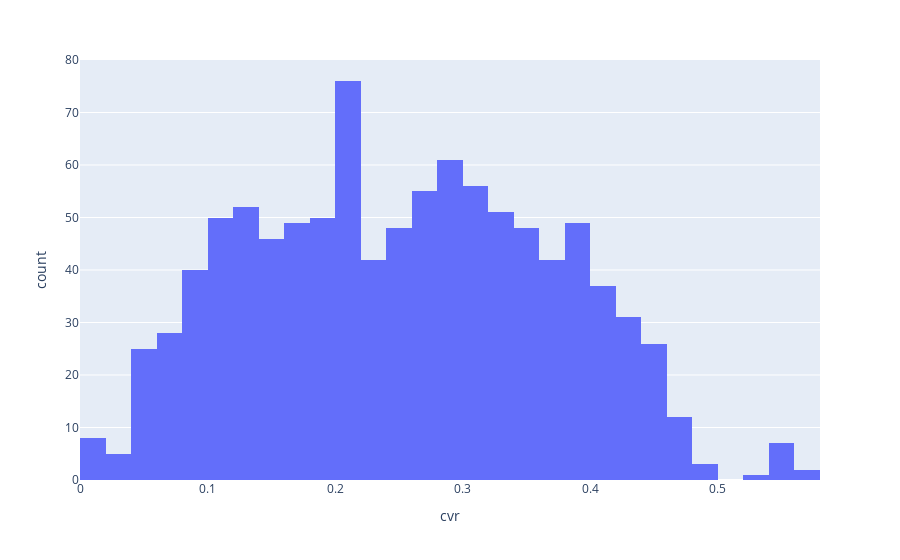

Write notebook code for a chart like this one.
### Markdown cell above
Гістограма конверсій
--

### Code cell
px.histogram(df,
             x='cvr')

### Figure 1 — Plotly figure (JSON) as saved in the notebook; plotly's stock layout.template omitted (floating-point values rounded to 4 significant figures; data arrays with more than 128 entries replaced by an {"elided": "..."} marker saying what was removed)
{"data": [{"alignmentgroup": "True", "bingroup": "x", "hovertemplate": "cvr=%{x}<br>count=%{y}<extra></extra>", "legendgroup": "", "marker": {"color": "#636efa", "pattern": {"shape": ""}}, "name": "", "offsetgroup": "", "orientation": "v", "showlegend": false, "type": "histogram", "x": {"elided": "1000 float values"}, "xaxis": "x", "yaxis": "y"}], "layout": {"barmode": "relative", "legend": {"tracegroupgap": 0}, "margin": {"t": 60}, "xaxis": {"anchor": "y", "domain": [0, 1], "title": {"text": "cvr"}}, "yaxis": {"anchor": "x", "domain": [0, 1], "title": {"text": "count"}}}}
